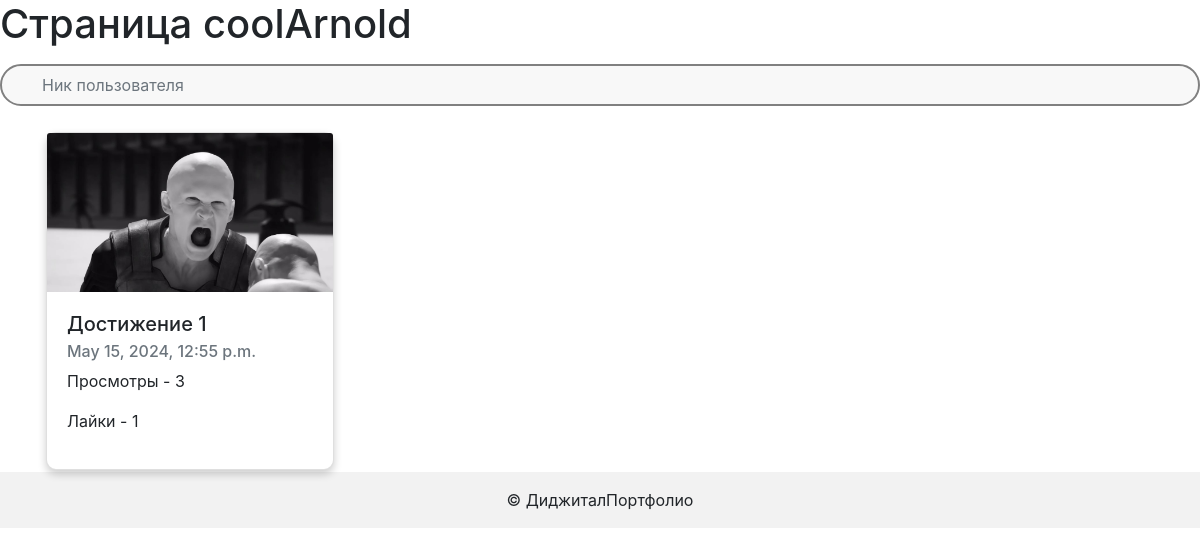
Page /coolarnold/ on the earlier database version.
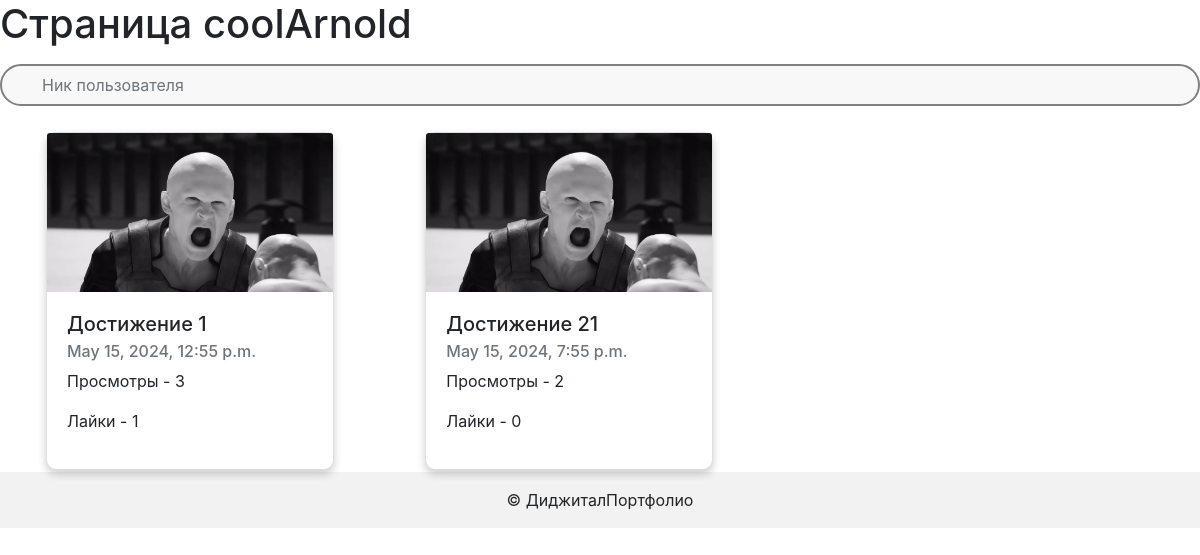
Same page on the later database version.
### main/models.py (models this page shows, shortened)
class Profile(models.Model):
    user = models.OneToOneField(User, on_delete=models.CASCADE)
    slug = models.SlugField(unique=True, blank=True)
    objects = models.Manager()
    class Meta:
        verbose_name = 'Profile'
        verbose_name_plural = 'Profiles'

class Achievements(models.Model):
    title = models.CharField(max_length=50)
    preview = models.ImageField(
        null=True,
        validators=[
            FileExtensionValidator(allowed_extensions=['jpg', 'jpeg', 'png']),
        ]
    )
    file = models.FileField(
        validators=[
            FileExtensionValidator(allowed_extensions=['jpg', 'jpeg', 'png', 'pdf']),
        ]
    )
    pub_date = models.DateTimeField(auto_now_add=True)
    likes = models.IntegerField(default=0)
    views = models.IntegerField(default=0)
    author = models.ForeignKey(
        User,
        on_delete=models.CASCADE,
        null=True,
    )
    objects = models.Manager()
    class Meta:
        verbose_name = 'Achievement'
        verbose_name_plural = 'Achievements'

### main/views.py (the view)
# urls.py: path('<slug:slug>/', UserProfileDetailView.as_view(), name='user-detail'),
class UserProfileDetailView(DetailView):
    model = Profile
    template_name = 'main/about.html'
    context_object_name = 'profile'
    slug_field = 'slug'
    slug_url_kwarg = 'slug'
    def get_context_data(self, **kwargs):
        context = super().get_context_data(**kwargs)
        profile = self.get_object()
        context['achievements'] = Achievements.objects.filter(author=profile.user)
        return context

### main/templates/main/about.html (shortened to what this page needs)
{% extends "main/sample.html" %}
{% load static %}
{% block extra_styles %}
<link rel="stylesheet" href="{% static 'main/css/about.css' %}">
{% endblock %}
{% block body %}
<main>
    <h1> Страница {{ profile.user.username }} </h1>
    <div class="input-group mb-3">
        <input type="text" class="form-control" placeholder="Ник пользователя" aria-label="Username"
               aria-describedby="basic-addon1" style="width:20rem;">
    </div>
    <div class="container mx-auto mt-4">
        <div class="row">
            {% for ach in achievements %}
            <div class="col-md-4">
                <div class="card" style="width:18rem;">
                    <a href="{{ ach.file.url }}"><img src="{{ ach.preview.url }}" class="card-img-top" alt="..."></a>
                    <div class="card-body">
                        <h5 class="card-title">{{ ach.title }}</h5>
                        <h6 class="card-subtitle mb-2 text-muted">{{ ach.pub_date }}</h6>
                        <p> Просмотры - {{ ach.views }} </p>
                        <p> Лайки - {{ ach.likes }} </p>
                    </div>
                </div>
            </div>
            {% endfor %}
        </div>
    </div>
</main>
<footer class="bg-body-tertiary text-center text-lg-start">
    <div class="text-center p-3" style="background-color: rgba(0, 0, 0, 0.05);">
        © ДиджиталПортфолио
    </div>
</footer>
{% endblock %}

### main/templates/main/sample.html (shortened to what this page needs)
{% load static %}
<!doctype html>
<html lang="ru">
<head>
    <link rel="stylesheet" href="https://cdn.jsdelivr.net/npm/bootstrap@4.6.2/dist/css/bootstrap.min.css"
>
    <link rel="stylesheet" href="{% static 'main/css/main.css' %}">
    {% block extra_styles %}{% endblock %}
</head>
<body>
{% block body %}
{% endblock %}
</body>
</html>

### main/static/main/css/about.css (style rules this page uses)
.card { box-shadow: 0 4px 8px 0 rgba(0,0,0,0.2); transition: 0.3s; border-radius: 10px; }
img { border-radius: 10px 10px 0 0; }
.container { padding: 2px 16px; }
input[type=text] { height: 42px; padding: 12px 0px; margin-top: 8px; margin-bottom: 8px; box-sizing: border-box; border: 2px solid grey; border-radius: 25px; background-color: #F8F8F8; background-position: 3% 50%; background-repeat: no-repeat; padding-left: 40px; }
:root { --vs-primary: 29 92 255; }

Differences in the rows shown:
added Achievements: preview (picture), title "Достижение 21", pub_date "May 15, 2024, 7:55 p.m.", views "2", likes "0"
